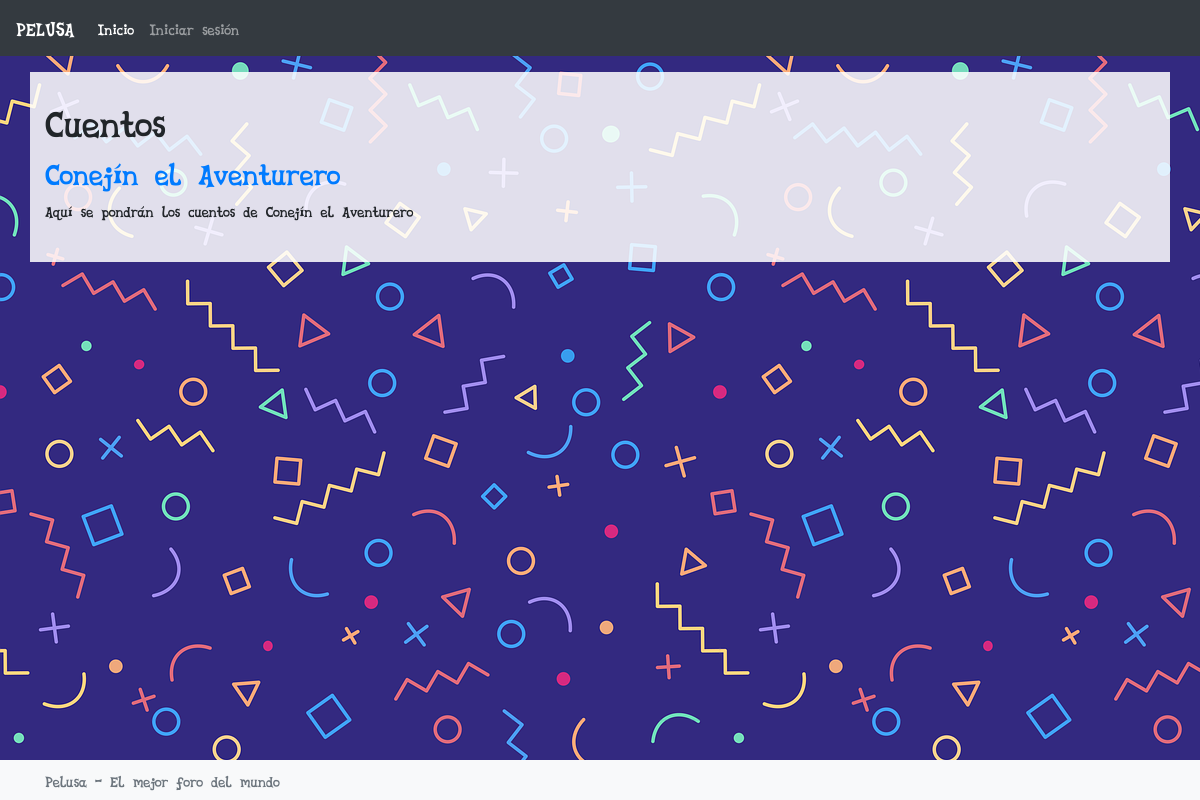
Page /Cuentos/ on the committed database.
### base/models.py (models this page shows, shortened)
class Tema(models.Model): #Representa un tema de discusión del foro
    titulo = models.CharField(max_length=255)
    contenido = models.TextField()
    fecha_creacion = models.DateTimeField(auto_now_add=True)
    categoria = models.ForeignKey(Categoria, on_delete=models.CASCADE)

### base/views.py (the view)
# urls.py: path('Cuentos/',views.cuentos),
def cuentos(request):
    temas = Tema.objects.filter(categoria='3')
    return render(request, 'Cuentos.html', { 'temas': temas})

### templates/Cuentos.html
{% extends "layouts/main.html" %}
{% block content %}
<h1>Cuentos</h1>
{% for t in temas %}
<h2><a href="{{t.titulo}}">{{t.titulo}}</a></h2>
<p>{{t.contenido}}</p>
{% endfor %}
{% endblock %}

### rows in the picture
Tema: titulo "Conejín el Aventurero", contenido "Aquí se pondrán los cuentos de Conejín el Aventurero"
